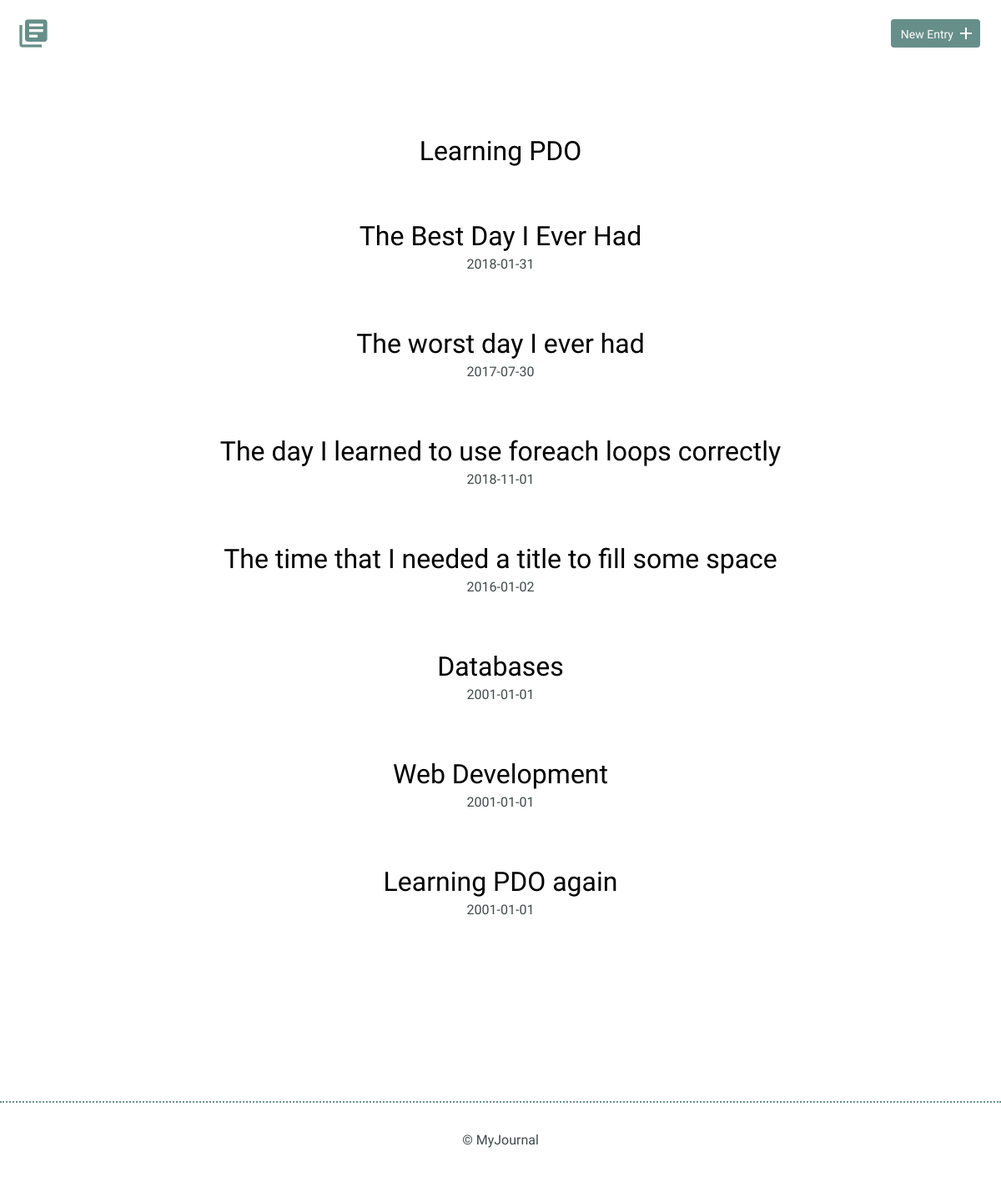
The page / on the database its author committed.
### tables this page shows
CREATE TABLE "entries" (
	`id`	INTEGER,
	`title`	TEXT,
	`date`	TEXT,
	`time_spent`	INTEGER,
	`learned`	BLOB,
	`resources`	BLOB,
	PRIMARY KEY(`id`)
);

### index.php (the view)
<?php
include("inc/connection.php");
try {
    $results = $db->query('SELECT * FROM entries');
} catch(Exception $e) {
    echo $e->getMessage();
    die();
}
$journalEntries = $results->fetchAll(PDO::FETCH_ASSOC);
include("inc/header.php");
?>
<section>
    <div class="container">
        <div class="entry-list">
              <?php
                foreach($journalEntries as $journalEntry) {
                     echo '<article><h2><a href="detail.php?id='.$journalEntry['id'].'">' .
                     $journalEntry['title'] . '</a></h2>' .
                      '<time datetime="2016-01-31">' .
                      $journalEntry['date'] . '</time></article>';
                       }
                ?>
        </div>
    </div>
</section>
<?php include("inc/footer.php"); ?>

### inc/header.php (shortened to what this page needs)
<html>
    <head>
        <link rel="stylesheet" href="css/normalize.css">
        <link rel="stylesheet" href="css/site.css">
    </head>
    <body>
        <header>
            <div class="container">
                <div class="site-header">
                    <a class="logo" href="index.php"><i class="material-icons">library_books</i></a>
                    <a class="button icon-right" href="new.php"><span>New Entry</span> <i class="material-icons">add</i></a>
                </div>
            </div>
        </header>

### inc/footer.php
<footer>
    <div>
        &copy; MyJournal
    </div>
</footer>
</body>
</html>

### css/site.css (style rules this page uses)
body { font-size: 16px; color: #404a49; font-family: 'Cousine', serif; font-weight: 400; }
.container { margin: 0 auto; padding: 0 25px; }
header .site-header { margin: 0 auto; height: 95px; }
header .logo i { color: #678f89; margin: 20px 0 0 -5px; float: left; font-size: 40px; }
header .button { float: right; margin: 33px 0 0 0; }
footer { text-align: center; padding: 35px 0; border-top: 2px dotted #678f89; }
.button { padding: 8px 10px 6px 10px; background: #678f89; border: 2px solid #678f89; border-radius: 4px; text-decoration: none; color: #FFF; position: relative; text-align: center; font-size: 14px; }
.button.icon-right { padding-right: 30px; top: -10px; }
.button.icon-right i { position: absolute; top: 3px; right: 3px; }
h1, h2, h3 { margin: 0; font-weight: 400; line-height: 1em; color: #000; }
h2 { font-size: 32px; }
h2 a { text-decoration: none; color: #000; }
.entry-list, .edit-entry, .new-entry { max-width: 800px; margin: 0 auto; padding: 70px 0 150px 0; }
.entry-list article { margin-bottom: 70px; text-align: center; }
.entry-list article h2 { margin-bottom: 8px; }

### rows shown on the page
entries: title "Learning PDO"
entries: title "The Best Day I Ever Had", date "2018-01-31"
entries: title "The worst day I ever had", date "2017-07-30"
entries: title "The day I learned to use foreach loops correctly", date "2018-11-01"
entries: title "The time that I needed a title to fill some space", date "2016-01-02"
entries: title "Databases", date "2001-01-01"
entries: title "Web Development", date "2001-01-01"
entries: title "Learning PDO again", date "2001-01-01"
